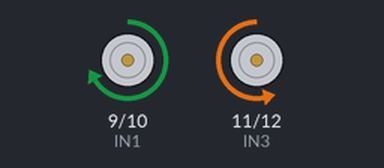
A sketch run on a simulated Arduino Uno, built with avr-gcc and run on an emulated ATmega328P. On the bench: motor-driver pin pairs drawn as motors (green arrow = first pin HIGH = forward, orange = second pin HIGH = backward, longer = more drive, scaled by the enable pin).

Above: at 1.5 s.
At 3.5 s:
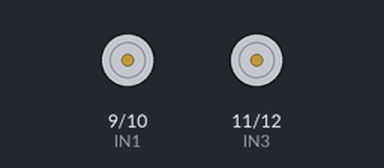
At 5.5 s:
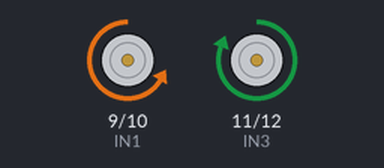
Timing chart, 0 to 9.2 s (numbered marks = the images above):
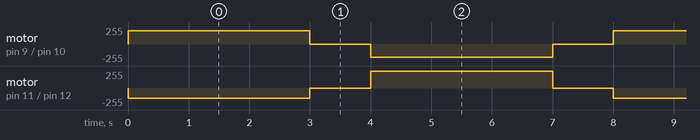

Measured:
- by itself, motor on pin 11 (IN3) / pin 12 (IN4): repeats every 8.0 s: stopped 1.0 s, forward 255/255 3.0 s, stopped 1.0 s, backward 150/255 3.0 s
- by itself, motor on pin 9 (IN1) / pin 10 (IN2): stopped → forward 200/255 at 0.00 s, → stopped 3.0 s later, → backward 200/255 1.0 s later, → stopped 3.0 s later, … (65 changes in this stretch)

The sketch:

Motor_Move.ino
```cpp
#include <Wire.h>
#include <Adafruit_MotorShield.h>
#include "Adafruit_TCS34725.h"

// Motor control pins
#define ENA 5   // PWM for Motor1 speed
#define ENB 6   // PWM for Motor2 speed
#define IN1 9   // Motor1 forward
#define IN2 10  // Motor1 backward
#define IN3 11  // Motor2 forward
#define IN4 12  // Motor2 backward

void setup() {
  // Set motor control pins as outputs
  pinMode(ENA, OUTPUT);
  pinMode(ENB, OUTPUT);
  pinMode(IN1, OUTPUT);
  pinMode(IN2, OUTPUT);
  pinMode(IN3, OUTPUT);
  pinMode(IN4, OUTPUT);
}

void loop() {
  // Example 1: Motor1 Forward, Motor2 Backward
  analogWrite(ENA, 200); // Motor1 speed (0-255)
  digitalWrite(IN1, HIGH);
  digitalWrite(IN2, LOW);

  analogWrite(ENB, 150); // Motor2 speed (0-255)
  digitalWrite(IN3, LOW);
  digitalWrite(IN4, HIGH);

  delay(3000); // Run for 3 seconds

  // Example 2: Both Motors Stop
  analogWrite(ENA, 0); // Motor1 stop
  analogWrite(ENB, 0); // Motor2 stop
  delay(1000); // Wait for 1 second

  // Example 3: Motor1 Backward, Motor2 Forward
  analogWrite(ENA, 128); // Motor1 speed (0-255)
  digitalWrite(IN1, LOW);
  digitalWrite(IN2, HIGH);

  analogWrite(ENB, 255); // Motor2 speed (0-255)
  digitalWrite(IN3, HIGH);
  digitalWrite(IN4, LOW);

  delay(3000); // Run for 3 seconds

  // Example 4: Stop both motors
  analogWrite(ENA, 0); // Stop Motor1
  analogWrite(ENB, 0); // Stop Motor2
  delay(1000); // Wait for 1 second
}
```
